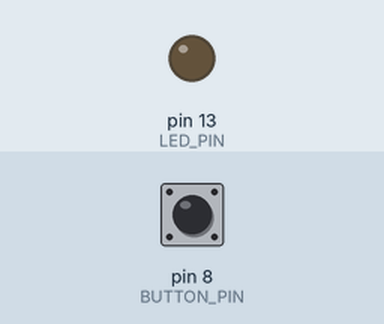
Simulated run of this sketch. Board: Arduino Uno, built with avr-gcc and run on an emulated ATmega328P. Parts: output pins drawn as LEDs (lit = HIGH). The test bench sets the inputs (shaded band); at power-on: pin 8 (BUTTON_PIN) HIGH.

Above: at 1.2 s.
1.3 s: pin 8 (BUTTON_PIN) pulled LOW for 1 s
At 2.9 s:
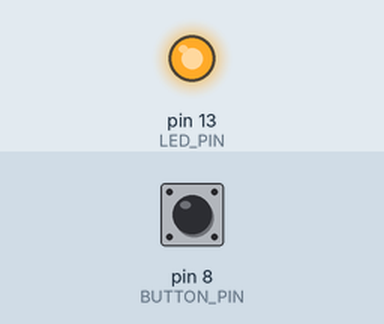
4.3 s: pin 8 (BUTTON_PIN) pulled LOW for 3.2 s
At 7.05 s:
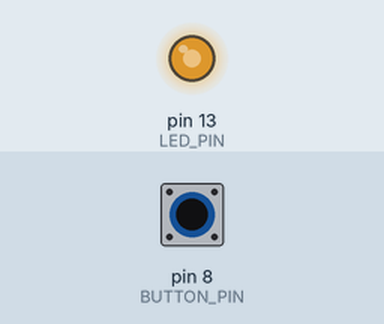
9.0 s: pin 8 (BUTTON_PIN) pulled LOW for 0.15 s
Timing chart, 0 to 18.0 s (numbered marks = the images above; inputs shaded):
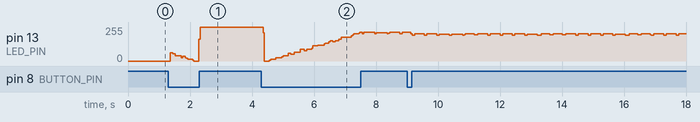

The sketch:

arduino_practice.ino
```cpp
#define LED_PIN 13
#define BUTTON_PIN 8

float brightness = 5;
boolean goingUp = true;

void setup() {
  pinMode(BUTTON_PIN, INPUT_PULLUP);
  pinMode(LED_PIN, OUTPUT);

  // Serial.begin(9600);
}

void loop() {

  boolean buttonState = digitalRead(BUTTON_PIN);

  if(buttonState == LOW){
    if (goingUp) {
      brightness += 0.1;
      if (brightness > 20){
        brightness = 0;
      }
    } else {
      brightness -= 0.1;
      if (brightness < 0){
        brightness = 20;
      }
    }
  } else {
    goingUp = !goingUp;
  }

  digitalWrite(LED_PIN, true);
  delay(floor(brightness));
  digitalWrite(LED_PIN, false);
  delay(floor(20 - brightness));

  // Serial.println(buttonState);
  // //Serial.println
  // digitalWrite(LED_PIN, buttonState);
}
```
